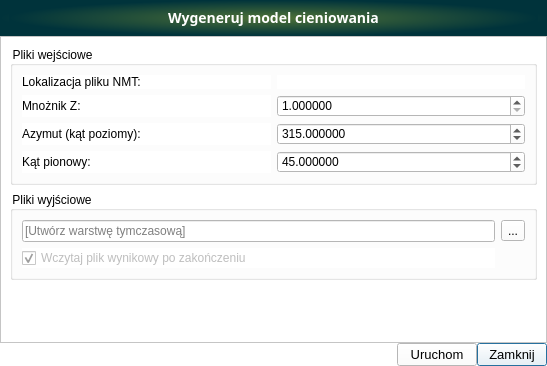
<?xml version="1.0" encoding="UTF-8"?>
<ui version="4.0">
 <class>gen_hillshade</class>
 <widget class="QDialog" name="gen_hillshade">
  <property name="enabled">
   <bool>true</bool>
  </property>
  <property name="geometry">
   <rect>
    <x>0</x>
    <y>0</y>
    <width>547</width>
    <height>366</height>
   </rect>
  </property>
  <property name="sizePolicy">
   <sizepolicy hsizetype="Expanding" vsizetype="Expanding">
    <horstretch>0</horstretch>
    <verstretch>0</verstretch>
   </sizepolicy>
  </property>
  <property name="minimumSize">
   <size>
    <width>0</width>
    <height>0</height>
   </size>
  </property>
  <property name="font">
   <font>
    <family>Segoe UI</family>
    <pointsize>10</pointsize>
    <weight>50</weight>
    <italic>false</italic>
    <bold>false</bold>
   </font>
  </property>
  <property name="contextMenuPolicy">
   <enum>Qt::NoContextMenu</enum>
  </property>
  <property name="windowTitle">
   <string>Analizy NMT - Wygeneruj model cieniowania</string>
  </property>
  <property name="windowIcon">
   <iconset>
    <normaloff>../../images/icon.png</normaloff>../../images/icon.png</iconset>
  </property>
  <property name="styleSheet">
   <string notr="true">QComboBox {
	color: rgb(0,0,0);
}
* {
	background-color: rgb(255, 255, 255);
    font: 10pt &quot;Segoe UI&quot;; 
}

</string>
  </property>
  <layout class="QGridLayout" name="gridLayout">
   <property name="leftMargin">
    <number>0</number>
   </property>
   <property name="topMargin">
    <number>0</number>
   </property>
   <property name="rightMargin">
    <number>0</number>
   </property>
   <property name="bottomMargin">
    <number>0</number>
   </property>
   <property name="spacing">
    <number>0</number>
   </property>
   <item row="2" column="4">
    <widget class="QPushButton" name="pushButton_anuluj">
     <property name="minimumSize">
      <size>
       <width>70</width>
       <height>0</height>
      </size>
     </property>
     <property name="text">
      <string>Zamknij</string>
     </property>
    </widget>
   </item>
   <item row="2" column="1">
    <spacer name="horizontalSpacer">
     <property name="orientation">
      <enum>Qt::Horizontal</enum>
     </property>
     <property name="sizeHint" stdset="0">
      <size>
       <width>436</width>
       <height>20</height>
      </size>
     </property>
    </spacer>
   </item>
   <item row="2" column="3">
    <widget class="QPushButton" name="pushButton_zapisz">
     <property name="minimumSize">
      <size>
       <width>80</width>
       <height>0</height>
      </size>
     </property>
     <property name="text">
      <string>Uruchom</string>
     </property>
    </widget>
   </item>
   <item row="0" column="0" colspan="5">
    <widget class="QFrame" name="frame_3">
     <property name="minimumSize">
      <size>
       <width>200</width>
       <height>36</height>
      </size>
     </property>
     <property name="maximumSize">
      <size>
       <width>16777215</width>
       <height>36</height>
      </size>
     </property>
     <property name="accessibleName">
      <string notr="true"/>
     </property>
     <property name="styleSheet">
      <string notr="true">background-color:qradialgradient(spread:pad, cx:0.5, cy:0.5, radius:0.5, fx:0.5, fy:0.5, stop:0 rgba(78, 113, 55, 255), stop:1 rgba(0, 51, 59, 255))</string>
     </property>
     <property name="frameShape">
      <enum>QFrame::NoFrame</enum>
     </property>
     <property name="frameShadow">
      <enum>QFrame::Plain</enum>
     </property>
     <property name="lineWidth">
      <number>0</number>
     </property>
     <layout class="QVBoxLayout" name="verticalLayout">
      <property name="spacing">
       <number>0</number>
      </property>
      <property name="topMargin">
       <number>0</number>
      </property>
      <item>
       <widget class="QLabel" name="title_label_3">
        <property name="minimumSize">
         <size>
          <width>0</width>
          <height>36</height>
         </size>
        </property>
        <property name="font">
         <font>
          <family>Samsung Sans</family>
          <pointsize>-1</pointsize>
          <weight>75</weight>
          <italic>false</italic>
          <bold>true</bold>
         </font>
        </property>
        <property name="styleSheet">
         <string notr="true">color : white;	font-weight: bold;font-family: &quot;Samsung Sans&quot;;font-size: 14px;</string>
        </property>
        <property name="lineWidth">
         <number>0</number>
        </property>
        <property name="text">
         <string>Wygeneruj model cieniowania</string>
        </property>
        <property name="alignment">
         <set>Qt::AlignCenter</set>
        </property>
       </widget>
      </item>
     </layout>
    </widget>
   </item>
   <item row="1" column="0" colspan="5">
    <widget class="QFrame" name="frame_2">
     <property name="frameShape">
      <enum>QFrame::StyledPanel</enum>
     </property>
     <property name="frameShadow">
      <enum>QFrame::Raised</enum>
     </property>
     <layout class="QGridLayout" name="gridLayout_2">
      <item row="5" column="0">
       <widget class="QGroupBox" name="groupBox_3">
        <property name="title">
         <string>Pliki wyjściowe</string>
        </property>
        <layout class="QGridLayout" name="gridLayout_5">
         <item row="0" column="1">
          <layout class="QHBoxLayout" name="horizontalLayout">
           <item>
            <widget class="QToolButton" name="output_layer_btn">
             <property name="text">
              <string>...</string>
             </property>
            </widget>
           </item>
          </layout>
         </item>
         <item row="1" column="0">
          <widget class="QCheckBox" name="add_to_project_cbbx">
           <property name="enabled">
            <bool>false</bool>
           </property>
           <property name="text">
            <string>Wczytaj plik wynikowy po zakończeniu</string>
           </property>
           <property name="checked">
            <bool>true</bool>
           </property>
          </widget>
         </item>
         <item row="0" column="0">
          <widget class="QLineEdit" name="wyjscie">
           <property name="placeholderText">
            <string>[Utwórz warstwę tymczasową]</string>
           </property>
          </widget>
         </item>
        </layout>
       </widget>
      </item>
      <item row="0" column="0">
       <widget class="QGroupBox" name="groupBox">
        <property name="title">
         <string>Pliki wejściowe</string>
        </property>
        <layout class="QGridLayout" name="gridLayout_4">
         <item row="5" column="0">
          <widget class="QLabel" name="label">
           <property name="text">
            <string>Azymut (kąt poziomy):</string>
           </property>
          </widget>
         </item>
         <item row="4" column="0">
          <widget class="QLabel" name="label_4">
           <property name="text">
            <string>Mnożnik Z:</string>
           </property>
          </widget>
         </item>
         <item row="1" column="1">
          <widget class="QgsFileWidget" name="wejscie">
           <property name="dialogTitle">
            <string/>
           </property>
           <property name="filter">
            <string>*.asc;*.tif; *.xyz</string>
           </property>
          </widget>
         </item>
         <item row="4" column="1">
          <widget class="QDoubleSpinBox" name="zindex_spinbox">
           <property name="decimals">
            <number>6</number>
           </property>
           <property name="minimum">
            <double>1.000000000000000</double>
           </property>
           <property name="maximum">
            <double>9999999.990000000223517</double>
           </property>
           <property name="value">
            <double>1.000000000000000</double>
           </property>
          </widget>
         </item>
         <item row="1" column="0">
          <widget class="QLabel" name="label_2">
           <property name="text">
            <string>Lokalizacja pliku NMT:</string>
           </property>
          </widget>
         </item>
         <item row="6" column="0">
          <widget class="QLabel" name="label_3">
           <property name="text">
            <string>Kąt pionowy:</string>
           </property>
          </widget>
         </item>
         <item row="5" column="1">
          <widget class="QDoubleSpinBox" name="azimuth">
           <property name="decimals">
            <number>6</number>
           </property>
           <property name="maximum">
            <double>360.000000000000000</double>
           </property>
           <property name="value">
            <double>315.000000000000000</double>
           </property>
          </widget>
         </item>
         <item row="6" column="1">
          <widget class="QDoubleSpinBox" name="vertical_angle">
           <property name="decimals">
            <number>6</number>
           </property>
           <property name="maximum">
            <double>90.000000000000000</double>
           </property>
           <property name="value">
            <double>45.000000000000000</double>
           </property>
          </widget>
         </item>
        </layout>
       </widget>
      </item>
      <item row="7" column="0">
       <spacer name="verticalSpacer">
        <property name="orientation">
         <enum>Qt::Vertical</enum>
        </property>
        <property name="sizeHint" stdset="0">
         <size>
          <width>20</width>
          <height>40</height>
         </size>
        </property>
       </spacer>
      </item>
     </layout>
    </widget>
   </item>
  </layout>
 </widget>
 <customwidgets>
  <customwidget>
   <class>QgsFileWidget</class>
   <extends>QWidget</extends>
   <header>qgsfilewidget.h</header>
  </customwidget>
 </customwidgets>
 <resources/>
 <connections>
  <connection>
   <sender>pushButton_anuluj</sender>
   <signal>clicked()</signal>
   <receiver>gen_hillshade</receiver>
   <slot>reject()</slot>
   <hints>
    <hint type="sourcelabel">
     <x>694</x>
     <y>627</y>
    </hint>
    <hint type="destinationlabel">
     <x>368</x>
     <y>322</y>
    </hint>
   </hints>
  </connection>
 </connections>
</ui>
